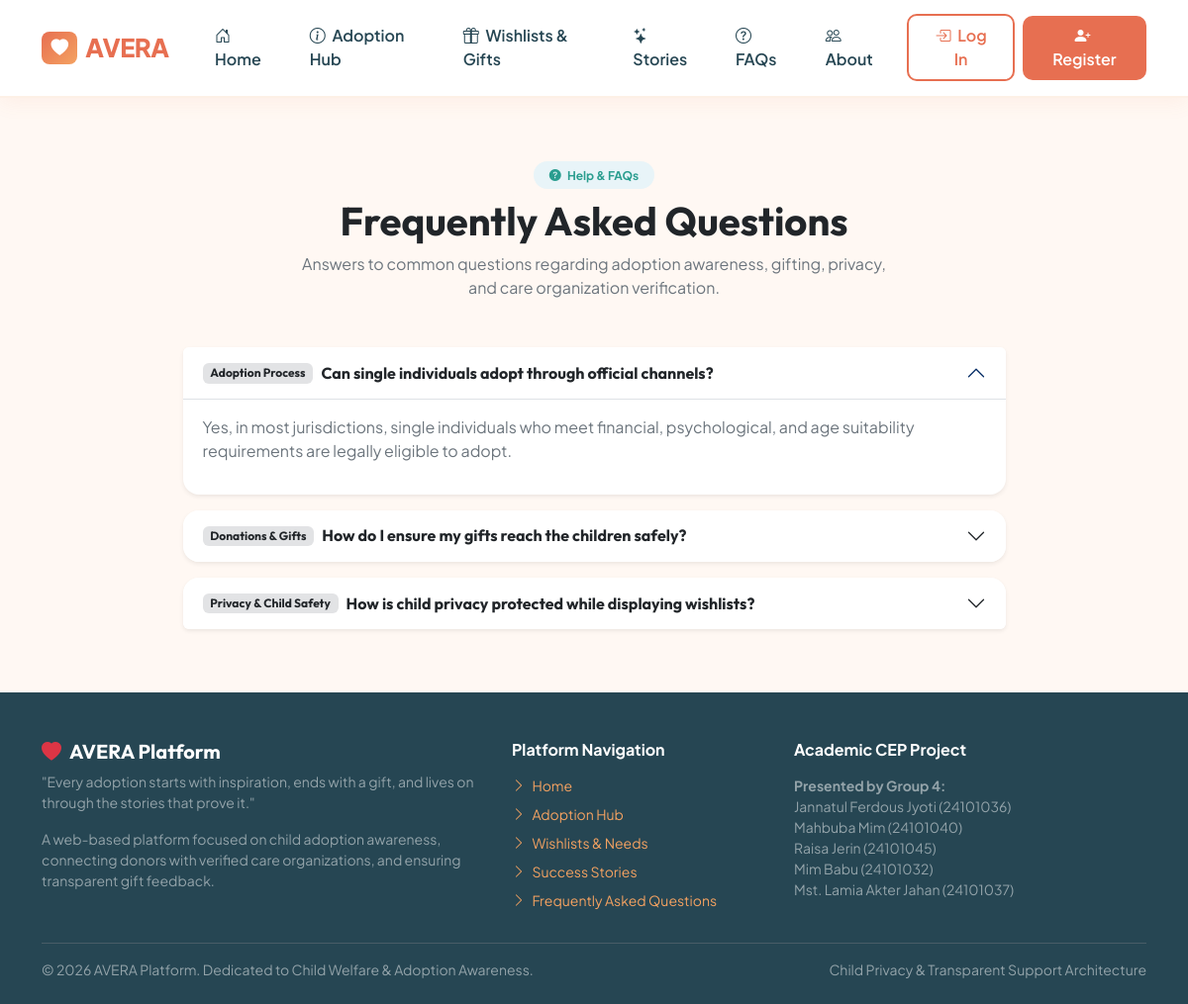
The page /faqs/ on the database its author committed.
### core/models.py (models this page shows, shortened)
class FAQ(models.Model):
    CATEGORY_CHOICES = (
        ('Adoption', 'Adoption Process'),
        ('Donations', 'Donations & Gifts'),
        ('Child_Safety', 'Privacy & Child Safety'),
        ('General', 'General Questions'),
    )
    question = models.CharField(max_length=300)
    answer = models.TextField()
    category = models.CharField(max_length=30, choices=CATEGORY_CHOICES, default='General')
    class Meta:
        verbose_name = "FAQ"
        verbose_name_plural = "FAQs"

### core/views.py (the view)
# urls.py: path('faqs/', views.faqs_view, name='faqs'),
def faqs_view(request):
    faqs = FAQ.objects.all()
    return render(request, 'core/faqs.html', {'faqs': faqs})

### templates/core/faqs.html (shortened to what this page needs)
{% extends 'base.html' %}
{% block content %}
<div class="container py-5">
    <div class="text-center mb-5">
        <span class="badge px-3 py-2 rounded-pill fw-bold" style="background-color: #E8F4F8; color: #2A9D8F;">
            <i class="bi bi-question-circle-fill me-1"></i> Help & FAQs
        </span>
        <h1 class="fw-bold mt-2 text-dark">Frequently Asked Questions</h1>
        <p class="text-secondary mx-auto" style="max-width: 600px;">
            Answers to common questions regarding adoption awareness, gifting, privacy, and care organization verification.
        </p>
    </div>
    <div class="row justify-content-center">
        <div class="col-lg-9">
            <div class="accordion" id="faqAccordion">
                {% for f in faqs %}
                    <div class="accordion-item card card-avera border-0 mb-3 overflow-hidden shadow-sm">
                        <h2 class="accordion-header" id="heading{{ f.id }}">
                            <button class="accordion-button fw-bold text-dark bg-white {% if not forloop.first %}collapsed{% endif %}" type="button" data-bs-toggle="collapse" data-bs-target="#collapse{{ f.id }}" aria-expanded="{% if forloop.first %}true{% else %}false{% endif %}" aria-controls="collapse{{ f.id }}">
                                <span class="badge bg-secondary-subtle text-dark me-2 small">{{ f.get_category_display }}</span>
                                {{ f.question }}
                            </button>
                        </h2>
                        <div id="collapse{{ f.id }}" class="accordion-collapse collapse {% if forloop.first %}show{% endif %}" aria-labelledby="heading{{ f.id }}" data-bs-parent="#faqAccordion">
                            <div class="accordion-body text-secondary">
                                {{ f.answer|linebreaks }}
                            </div>
                        </div>
                    </div>
                {% empty %}
                    <div class="text-center py-5 text-muted">
                        No FAQ entries available at this moment.
                    </div>
                {% endfor %}
            </div>
        </div>
    </div>
</div>
{% endblock %}

### templates/base.html (style rules this page uses)
:root { --brand-primary: #E76F51; --brand-primary-hover: #D65A3D; --brand-secondary: #F4A261; --brand-sand: #E9C46A; --brand-teal: #2A9D8F; --brand-dark: #264653; --brand-light: #FFF8F3; --brand-card-bg: #FFFFFF; --brand-border: #F2E3D5; }
body { font-family: 'Plus Jakarta Sans', sans-serif; background-color: var(--brand-light); color: #333333; min-height: 100vh; display: flex; flex-direction: column; }
h1, h2, h3, h4, h5, .brand-font { font-family: 'Outfit', sans-serif; }
.card-avera { background: #FFFFFF; border-radius: 16px; border: 1px solid var(--brand-border); box-shadow: 0 10px 30px rgba(0, 0, 0, 0.03); transition: transform 0.2s ease, box-shadow 0.2s ease; }

### rows shown on the page
FAQ: category "Adoption Process", question "Can single individuals adopt through official channels?", answer "Yes, in most jurisdictions, single individuals who meet financial, psychological, and age suitability requirements are legally eligible to adopt."
FAQ: category "Donations & Gifts", question "How do I ensure my gifts reach the children safely?"
FAQ: category "Privacy & Child Safety", question "How is child privacy protected while displaying wishlists?"
